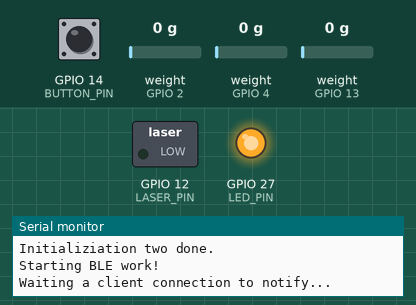
A sketch run on a simulated ESP32. Parts: switched loads named in the sketch (green lamp = pin HIGH), output pins drawn as LEDs (lit = HIGH), the last lines printed to the serial monitor. Inputs (shaded band) come from the test bench; at power-on: GPIO 14 (BUTTON_PIN) HIGH, weight on the scale (sensors on GPIO 2, GPIO 4, GPIO 13) 0 g. Nothing arrives over Bluetooth unless stated; a phone connects over Bluetooth LE 3 s after start.

Above: at 9.2 s.
9.3 s: GPIO 14 (BUTTON_PIN) pulled LOW for 1.5 s
At 11.7 s:
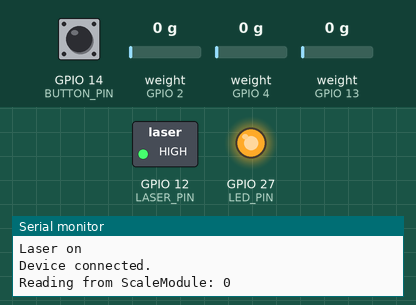
12.3 s: GPIO 14 (BUTTON_PIN) pulled LOW for 1.5 s
At 16.0 s:
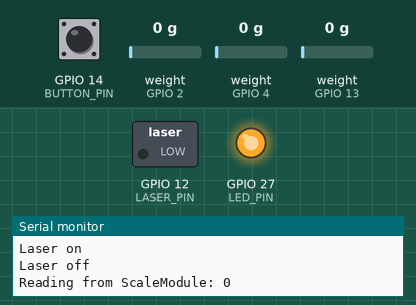
16.3 s: GPIO 14 (BUTTON_PIN) pulled LOW for 3.2 s
At 19.0 s:
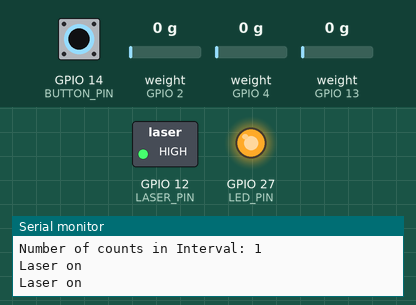
Timing chart, 0 to 20.5 s (numbered marks = the images above; inputs shaded):
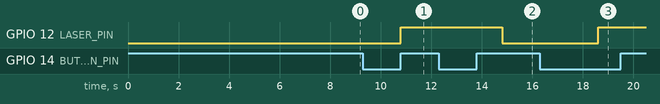

The sketch:

CG_Scale.ino
```cpp
#include "BLEDevice.h"
#include "BLEUtils.h"
#include "BLEServer.h"
#include "BLE2902.h"
#include "HX711.h"
#include "config.h"
#include "soc/rtc.h"

//Declaration of BLE Objects

bool deviceConnected = false;

BLECharacteristic *scaleValueMainCharacteristic;
BLECharacteristic *scaleValue1Characteristic;
BLECharacteristic *scaleValue2Characteristic;

//Declaratition of HX711 Scale Modules

HX711	scaleMain(SCALEDATAPIN_MAIN, SCALECLKPIN_MAIN, SCALEGAIN_MAIN);
HX711	scale1(SCALEDATAPIN_1, SCALECLKPIN_1, SCALEGAIN_1);
HX711	scale2(SCALEDATAPIN_2, SCALECLKPIN_2, SCALEGAIN_2);

int	ScaleReading_Main = 0.00;

//BLECharacteristic *configMeasureScale1Characteristic;
//BLECharacteristic *configMeasureScale2Characteristic;
//BLECharacteristic *configMeasureScale3Characteristic;

class MyServerCallbacks : public BLEServerCallbacks {
	void onConnect(BLEServer* pServer) {
		deviceConnected = true;
		Serial.println("Device connected.");
	};

	void onDisconnect(BLEServer* pServer) {
		deviceConnected = false;
		Serial.println("Device disconnected.");
	};
};


void setIntToCharacteristic(BLECharacteristic* charact, int value) {
	char txstr[8];
	itoa(value, txstr, 10);
	charact->setValue(txstr);
}

void scaleToBle(HX711* scale, BLECharacteristic* ble) {
	int scaleReading = 0;
	scale->read();
	scaleReading = round(scale->get_units(5));
	if (scaleReading <= 4)
	{
		scaleReading = 0;
	}

	Serial.print("Reading from ScaleModule: ");
	Serial.println(scaleReading);

	setIntToCharacteristic(ble, scaleReading);
	ble->notify();
}


volatile int buttonInterruptCount = 0;
unsigned long lastDebounceTime = 0;
unsigned long startButtonCountInterval = 0;
int numberOfInterrupts = 0;
portMUX_TYPE mux = portMUX_INITIALIZER_UNLOCKED;

boolean laserOn = false;

void IRAM_ATTR handleInterrupt() {
	portENTER_CRITICAL_ISR(&mux);
	buttonInterruptCount++;
	portEXIT_CRITICAL_ISR(&mux);
}

void setup() {
	pinMode(LED_PIN, OUTPUT);
	digitalWrite(LED_PIN, HIGH);

	pinMode(LASER_PIN, OUTPUT);

	pinMode(BUTTON_PIN, INPUT_PULLUP);
	attachInterrupt(digitalPinToInterrupt(BUTTON_PIN), handleInterrupt, FALLING);

	Serial.begin(115200);

	//Initializing the scale
	Serial.println("Intizialing Scale....in 5 seconds");
	delay(5000);
	scaleMain.set_scale(SCALEFACTOR_MAIN);
	scaleMain.tare();
	Serial.println("Initializiation Main done.");
	scale1.set_scale(SCALEFACTOR_1);
	scale1.tare();
	Serial.println("Initializiation one done.");
	scale2.set_scale(SCALEFACTOR_2);
	scale2.tare();
	Serial.println("Initializiation two done.");

	Serial.println("Starting BLE work!");
	//Create a server
	BLEDevice::init("CG Scale");
	BLEServer *pServer = BLEDevice::createServer();
	pServer->setCallbacks(new MyServerCallbacks());
	//Create Service for CG Measuring
	BLEService *scaleService = pServer->createService(SCALE_SERVICE_UUID);
	//Define characteristics for measuring Service

	scaleValueMainCharacteristic = scaleService->createCharacteristic(
		SCALE_VALUE_MAIN_CHARACTERISTIC_UUID,
		BLECharacteristic::PROPERTY_READ |
		BLECharacteristic::PROPERTY_NOTIFY
	);
	scaleValue1Characteristic = scaleService->createCharacteristic(
		SCALE_VALUE_1_CHARACTERISTIC_UUID,
		BLECharacteristic::PROPERTY_READ |
		BLECharacteristic::PROPERTY_NOTIFY
	);
	scaleValue2Characteristic = scaleService->createCharacteristic(
		SCALE_VALUE_2_CHARACTERISTIC_UUID,
		BLECharacteristic::PROPERTY_READ |
		BLECharacteristic::PROPERTY_NOTIFY
	);

	scaleValueMainCharacteristic->addDescriptor(new BLE2902());
	scaleValue1Characteristic->addDescriptor(new BLE2902());
	scaleValue2Characteristic->addDescriptor(new BLE2902());

	//Create Service for CG Configuration

	//BLEService *configService = pServer->createService(CONFIG_SERVICE_UUID);

	//Define Characteristics for Config Service
	//configMeasureScale1Characteristic = configService->createCharacteristic(
	//	CONFIG_MEASURESCALE1_CHARACTERISTIC_UUID,
	//	BLECharacteristic::PROPERTY_READ |
	//	BLECharacteristic::PROPERTY_WRITE
	//);
	//configMeasureScale2Characteristic = configService->createCharacteristic(
	//	CONFIG_MEASURESCALE2_CHARACTERISTIC_UUID,
	//	BLECharacteristic::PROPERTY_READ |
	//	BLECharacteristic::PROPERTY_WRITE
	//);
	//configMeasureScale3Characteristic = configService->createCharacteristic(
	//	CONFIG_MEASURESCALE3_CHARACTERISTIC_UUID,
	//	BLECharacteristic::PROPERTY_READ |
	//	BLECharacteristic::PROPERTY_WRITE
	//);


	scaleValue1Characteristic->setValue("1200.01");

	//Start Services
	scaleService->start();
	//configService->start();

	BLEAdvertising *pAdvertising = pServer->getAdvertising();
	pAdvertising->start();
	Serial.println("Waiting a client connection to notify...");

}


void loop() {

	//Blocking the look during button counting intervall
	while (buttonInterruptCount>0 || numberOfInterrupts > 0)
	{
		if (buttonInterruptCount>0) {

			portENTER_CRITICAL(&mux);
			buttonInterruptCount--;
			portEXIT_CRITICAL(&mux);
			//Debouncing button
			if ((millis() - lastDebounceTime >= DEBOUNCEDELAY))
			{
				lastDebounceTime = millis();
				numberOfInterrupts++;
				Serial.print("An interrupt has occurred. Total: ");
				Serial.println(numberOfInterrupts);
				//Set start of counting Interval
				if (numberOfInterrupts == 1)
				{
					startButtonCountInterval = millis();
				}
			}
		}

		if (millis() - startButtonCountInterval > COUNTINTERVAL && numberOfInterrupts > 0)
		{
			Serial.print("Number of counts in Interval: ");
			Serial.println(numberOfInterrupts);

			switch (numberOfInterrupts)
			{
			case 1:
				Serial.println("Laser on");
				if (!laserOn)
				{
					digitalWrite(LASER_PIN, HIGH);
					laserOn = true;
					Serial.println("Laser on");
				}

				else
				{
					digitalWrite(LASER_PIN, LOW);
					laserOn = false;
					Serial.println("Laser off");
				}


				break;
			case 2:
				break;
			case 3:
				break;
			default:
				break;
			}
			numberOfInterrupts = 0;
		}
	}


	if (deviceConnected)
	{
		//Reading the scale modules

		scaleToBle(&scaleMain, scaleValueMainCharacteristic);
		scaleToBle(&scale1, scaleValue1Characteristic);
		scaleToBle(&scale2, scaleValue2Characteristic);


		delay(500);
	}

}
```

config.h
```cpp
#ifndef _CONFIG_h
#define _CONFIG_h

//Pinsettings

#define SERIAL_SPEED			115200

//Himalaya ESP32

//#define SCALEDATAPIN_MAIN		25
//#define SCALECLKPIN_MAIN		26
//#define SCALEDATAPIN_1			32
//#define SCALECLKPIN_1			33
//#define SCALEDATAPIN_2			18
//#define SCALECLKPIN_2			19
//
//#define LASER_PIN				27
//#define BUTTON_PIN				21
//#define LED_PIN					14
//#define VOLTAGE_ACCU_PIN		12

//WEMOS Lolin32

#define SCALEDATAPIN_MAIN		13
#define SCALECLKPIN_MAIN		15
#define SCALEDATAPIN_1			2
#define SCALECLKPIN_1			0
#define SCALEDATAPIN_2			04
#define SCALECLKPIN_2			16

#define LASER_PIN				12
#define BUTTON_PIN				14
#define LED_PIN					27
#define VOLTAGE_ACCU_PIN		26

#define SCALEGAIN_MAIN			128
#define SCALEGAIN_1				128
#define SCALEGAIN_2				128

#define SCALEFACTOR_MAIN		207.00
#define SCALEFACTOR_1			210.61
#define SCALEFACTOR_2			199.73

#define SCALENUMBEROFAVERAGECYCLES	5

//BLE Settings
//Definition of service and characteristic UUIDs
//Scale Service
#define SCALE_SERVICE_UUID						"4fafc201-1fb5-459e-8fcc-c5c9c331914b"
#define SCALE_VALUE_MAIN_CHARACTERISTIC_UUID	"beb5483e-36e1-4688-b7f5-ea07361b26a8"
#define SCALE_VALUE_1_CHARACTERISTIC_UUID		"08bd3bdc-208b-11e8-b467-0ed5f89f718b"
#define SCALE_VALUE_2_CHARACTERISTIC_UUID		"1381e72a-208b-11e8-b467-0ed5f89f718b"
//Config Service
//#define CONFIG_SERVICE_UUID							"1cb82d5e-208b-11e8-b467-0ed5f89f718b"
//#define	CONFIG_MEASURESCALE1_CHARACTERISTIC_UUID	"255066de-208b-11e8-b467-0ed5f89f718b"
//#define	CONFIG_MEASURESCALE2_CHARACTERISTIC_UUID	"2cce3d28-208b-11e8-b467-0ed5f89f718b"
//#define	CONFIG_MEASURESCALE3_CHARACTERISTIC_UUID	"3625ec68-208b-11e8-b467-0ed5f89f718b"
//Laser Service
#define LASER_SERVICE_UUID					"960c2dd9-875f-44b1-8104-d67a5fbf3ce0"
#define LASER_SWITCH_CHARACTERISTIC_UUID	"a0460204-3062-11e8-b467-0ed5f89f718b"
#endif

//Button Count Settings

#define DEBOUNCEDELAY 200
#define COUNTINTERVAL 1500
```

Measured:
- after the input at 9.3 s, GPIO 12 (LASER_PIN): LOW → HIGH after 1.5 s
- after the input at 12.3 s, GPIO 12 (LASER_PIN): HIGH → LOW after 2.5 s
- after the input at 16.3 s, GPIO 12 (LASER_PIN): LOW → HIGH after 2.3 s
